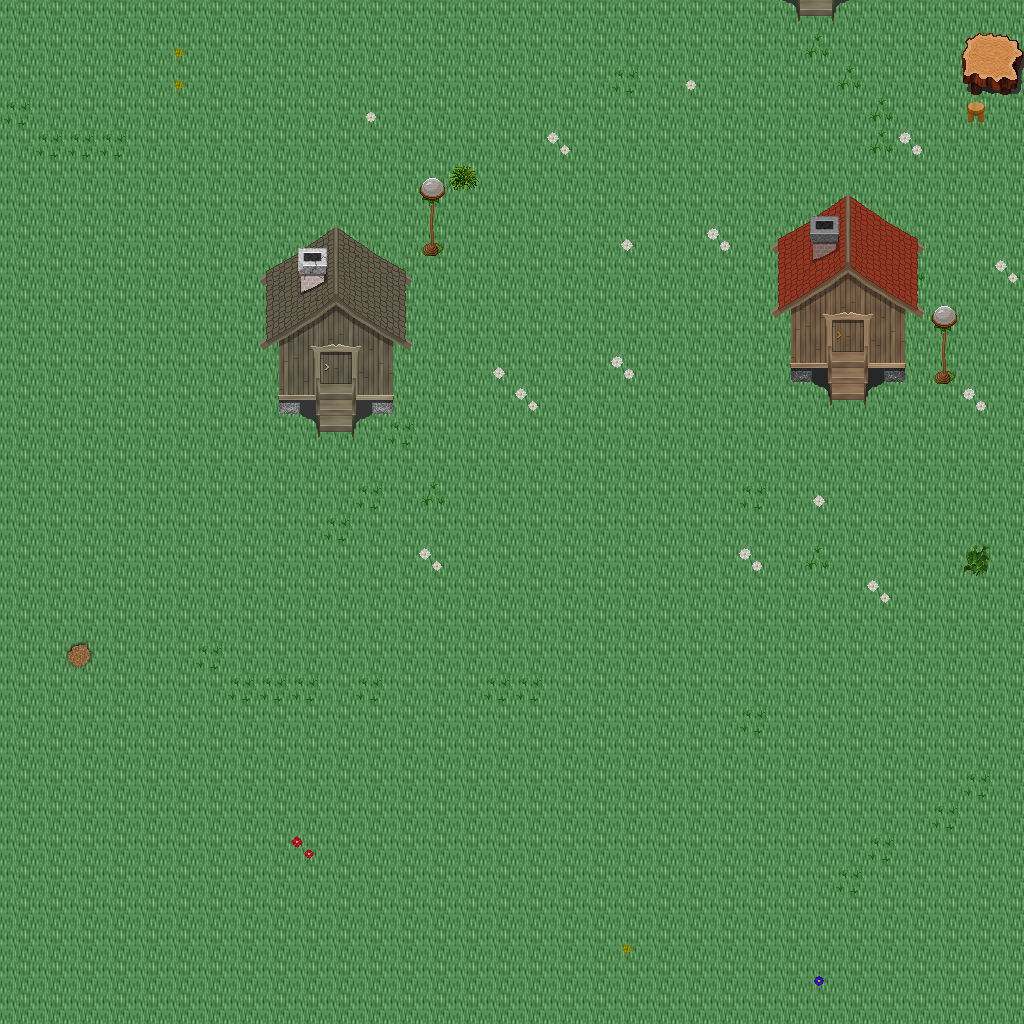

Below is a game level as drawn by its tile map, then a one-line description and the .tmx that defines it (tile-layer data replaced by summaries):
An orthogonal 32x32 tile map with 32x32 px tiles, 5 tile layers (Ground, Objects, Objects2, Above, ...), 1 hidden layer not drawn, 34 tilesets.

<map version="1.10" tiledversion="1.11.0" orientation="orthogonal" renderorder="right-down" width="32" height="32" tilewidth="32" tileheight="32" infinite="0" nextlayerid="11" nextobjectid="1">
 <tileset firstgid="1" name="ground_ground" tilewidth="32" tileheight="32" tilecount="33" columns="3">
  <image source="../drawable/ground_ground.png" width="96" height="352" />
 </tileset>
 <tileset firstgid="34" name="ground_grass_edges" tilewidth="32" tileheight="32" tilecount="36" columns="12">
  <image source="../drawable/ground_grass_edges.png" width="384" height="96" />
 </tileset>
 <tileset firstgid="70" name="ground_earth_edges" tilewidth="32" tileheight="32" tilecount="18" columns="6">
  <image source="../drawable/ground_earth_edges.png" width="192" height="96" />
 </tileset>
 <tileset firstgid="88" name="ground_grass_corners" tilewidth="32" tileheight="32" tilecount="24" columns="6">
  <image source="../drawable/ground_grass_corners.png" width="192" height="128" />
 </tileset>
 <tileset firstgid="112" name="plant_grasses" tilewidth="32" tileheight="32" tilecount="6" columns="3">
  <image source="../drawable/plant_grasses.png" width="96" height="64" />
 </tileset>
 <tileset firstgid="118" name="plant_flower_daisy_blue" tilewidth="32" tileheight="32" tilecount="8" columns="2">
  <image source="../drawable/plant_flower_daisy_blue.png" width="64" height="128" />
 </tileset>
 <tileset firstgid="126" name="plant_flower_daisy_yellow" tilewidth="32" tileheight="32" tilecount="8" columns="2">
  <image source="../drawable/plant_flower_daisy_yellow.png" width="64" height="128" />
 </tileset>
 <tileset firstgid="134" name="plant_bush_bushes" tilewidth="32" tileheight="32" tilecount="10" columns="5">
  <image source="../drawable/plant_bush_bushes.png" width="160" height="64" />
 </tileset>
 <tileset firstgid="144" name="plant_flower_daisy_red" tilewidth="32" tileheight="32" tilecount="8" columns="2">
  <image source="../drawable/plant_flower_daisy_red.png" width="64" height="128" />
 </tileset>
 <tileset firstgid="152" name="plant_flower_daisy_white" tilewidth="32" tileheight="32" tilecount="8" columns="2">
  <image source="../drawable/plant_flower_daisy_white.png" width="64" height="128" />
 </tileset>
 <tileset firstgid="160" name="logic_collision" tilewidth="32" tileheight="32" tilecount="1" columns="1">
  <image source="../drawable/logic_collision.png" width="32" height="32" />
 </tileset>
 <tileset firstgid="161" name="plant_stump_stump_brown" tilewidth="32" tileheight="32" tilecount="4" columns="2">
  <image source="../drawable/plant_stump_stump_brown.png" width="64" height="64" />
 </tileset>
 <tileset firstgid="165" name="plant_tree_tree_green" tilewidth="32" tileheight="32" tilecount="88" columns="8">
  <image source="../drawable/plant_tree_tree_green.png" width="256" height="352" />
 </tileset>
 <tileset firstgid="253" name="logic_item_resources" tilewidth="32" tileheight="32" tilecount="6" columns="6">
  <image source="../drawable/logic_item_resources.png" width="192" height="32" />
 </tileset>
 <tileset firstgid="259" name="logic_item_mushroom" tilewidth="32" tileheight="32" tilecount="6" columns="6">
  <image source="../drawable/logic_item_mushroom.png" width="192" height="32" />
 </tileset>
 <tileset firstgid="265" name="object_tent" tilewidth="32" tileheight="32" tilecount="9" columns="3">
  <image source="../drawable/object_tent.png" width="96" height="96" />
 </tileset>
 <tileset firstgid="274" name="logic_creature_albino_elf" tilewidth="32" tileheight="32" tilecount="5" columns="5">
  <image source="../drawable/logic_creature_albino_elf.png" width="160" height="32" />
 </tileset>
 <tileset firstgid="279" name="ground_ladder_vertical_dark" tilewidth="32" tileheight="32" tilecount="3" columns="3">
  <image source="../drawable/ground_ladder_vertical_dark.png" width="96" height="32" />
 </tileset>
 <tileset firstgid="282" name="ground_ladder_horizontal_dark" tilewidth="32" tileheight="32" tilecount="3" columns="1">
  <image source="../drawable/ground_ladder_horizontal_dark.png" width="32" height="96" />
 </tileset>
 <tileset firstgid="285" name="furniture_light_flames" tilewidth="32" tileheight="32" tilecount="6" columns="6">
  <image source="../drawable/furniture_light_flames.png" width="192" height="32" />
 </tileset>
 <tileset firstgid="291" name="furniture_table_tree_stump_table" tilewidth="32" tileheight="32" tilecount="4" columns="2">
  <image source="../drawable/furniture_table_tree_stump_table.png" width="64" height="64" />
 </tileset>
 <tileset firstgid="295" name="furniture_chair_stool" tilewidth="32" tileheight="32" tilecount="1" columns="1">
  <image source="../drawable/furniture_chair_stool.png" width="32" height="32" />
 </tileset>
 <tileset firstgid="296" name="logic_creature_ent" tilewidth="32" tileheight="32" tilecount="4" columns="4">
  <image source="../drawable/logic_creature_ent.png" width="128" height="32" />
 </tileset>
 <tileset firstgid="300" name="logic_creature_animal" tilewidth="32" tileheight="32" tilecount="32" columns="8">
  <image source="../drawable/logic_creature_animal.png" width="256" height="128" />
 </tileset>
 <tileset firstgid="332" name="logic_portal" tilewidth="32" tileheight="32" tilecount="24" columns="8">
  <image source="../drawable/logic_portal.png" width="256" height="96" />
 </tileset>
 <tileset firstgid="356" name="logic_item_herb" tilewidth="32" tileheight="32" tilecount="5" columns="5">
  <image source="../drawable/logic_item_herb.png" width="160" height="32" />
 </tileset>
 <tileset firstgid="361" name="ground_pothole" tilewidth="32" tileheight="32" tilecount="4" columns="4">
  <image source="../drawable/ground_pothole.png" width="128" height="32" />
 </tileset>
 <tileset firstgid="365" name="logic_creature_elemental" tilewidth="32" tileheight="32" tilecount="16" columns="8">
  <image source="../drawable/logic_creature_elemental.png" width="256" height="64" />
 </tileset>
 <tileset firstgid="381" name="plant_bush_bush_pinks" tilewidth="32" tileheight="32" tilecount="4" columns="2">
  <image source="../drawable/plant_bush_bush_pinks.png" width="64" height="64" />
 </tileset>
 <tileset firstgid="385" name="light_door_light" tilewidth="32" tileheight="32" tilecount="12" columns="3">
  <image source="../drawable/light_door_light.png" width="96" height="128" />
 </tileset>
 <tileset firstgid="397" name="light_dim_light_7x5" tilewidth="32" tileheight="32" tilecount="35" columns="7">
  <image source="../drawable/light_dim_light_7x5.png" width="224" height="160" />
 </tileset>
 <tileset firstgid="432" name="light_light_5x5" tilewidth="32" tileheight="32" tilecount="25" columns="5">
  <image source="../drawable/light_light_5x5.png" width="160" height="160" />
 </tileset>
 <tileset firstgid="457" name="furniture_light_roots_lamp" tilewidth="32" tileheight="32" tilecount="6" columns="2">
  <image source="../drawable/furniture_light_roots_lamp.png" width="64" height="96" />
 </tileset>
 <tileset firstgid="463" name="building_huts" tilewidth="32" tileheight="32" tilecount="338" columns="26">
  <image source="../drawable/building_huts.png" width="832" height="416" />
 </tileset>
 <layer id="1" name="Ground" width="32" height="32">
  <data>[1024 cells, 1024 non-empty, 2 distinct tile ids]</data>
 </layer>
 <layer id="2" name="Objects" width="32" height="32">
  <data>[1024 cells, 58 non-empty, 17 distinct tile ids]</data>
 </layer>
 <layer id="3" name="Objects2" width="32" height="32">
  <data>[1024 cells, 45 non-empty, 42 distinct tile ids]</data>
 </layer>
 <layer id="4" name="Above" width="32" height="32">
  <data>[1024 cells, 38 non-empty, 36 distinct tile ids]</data>
 </layer>
 <layer id="5" name="Above2" width="32" height="32">
  <data>[1024 cells, 0 non-empty, 0 distinct tile ids]</data>
 </layer>
 <layer id="6" name="Walkable" width="32" height="32" visible="0">
  <data>[1024 cells, 26 non-empty, 1 distinct tile ids]</data>
 </layer>
 <objectgroup id="7" name="Mapevents" />
 <objectgroup id="8" name="Spawn" />
 <objectgroup id="9" name="Keys" />
 <objectgroup id="10" name="Replace" />
</map>
